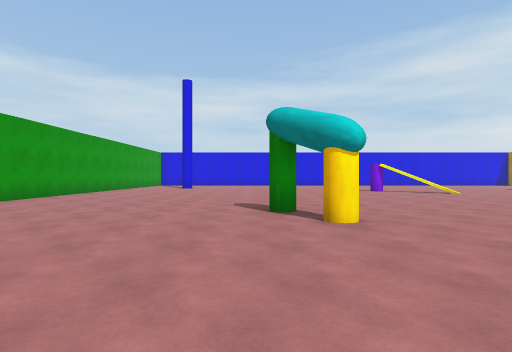
view 1 (above)

16 first-person views from a walk through a scene from a Unity 3-D project. The camera is 1.3 m above the floor, looks level and sees 80° across. The floor is counted in squares, 2 m on a side. Each view is taken from the middle of a square. On the plan, view 1 faces up. The plan holds only what a view shows up to about 10 squares ahead; the rest is blank.

view 2
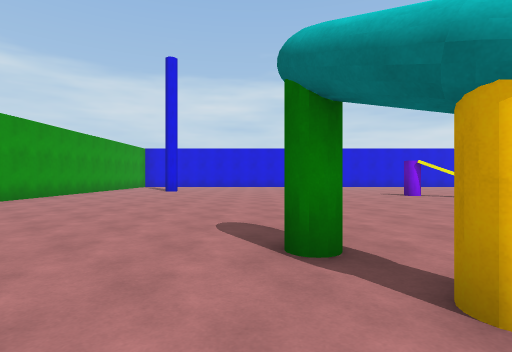

view 3
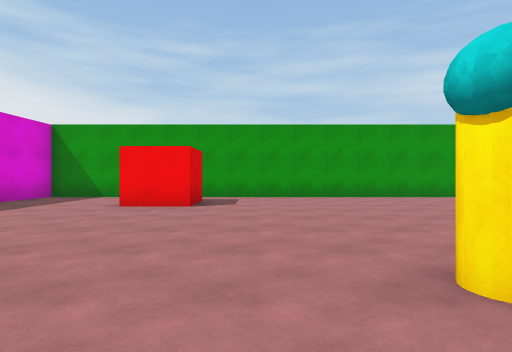

view 4
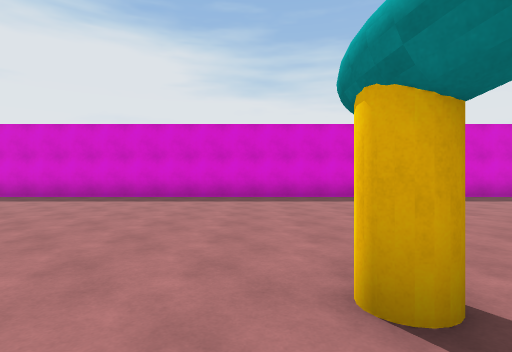

view 5
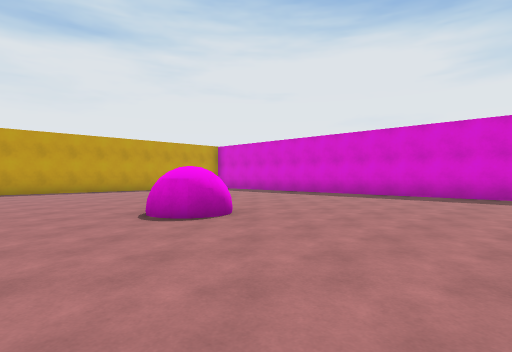

view 6
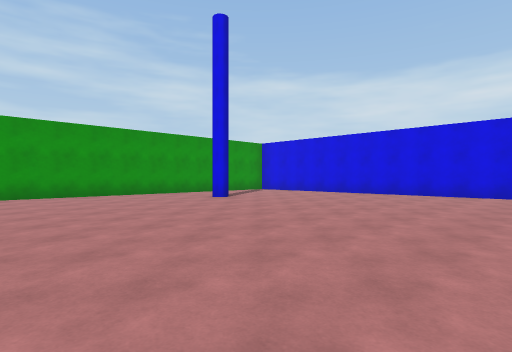

view 7
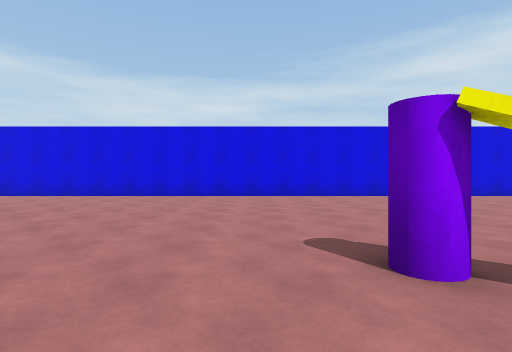

view 8
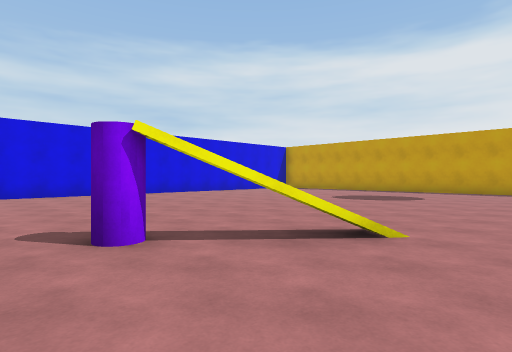

view 9
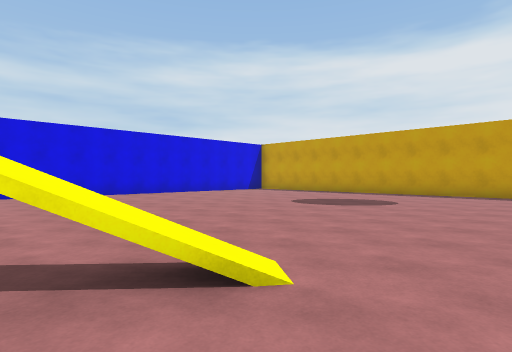

view 10
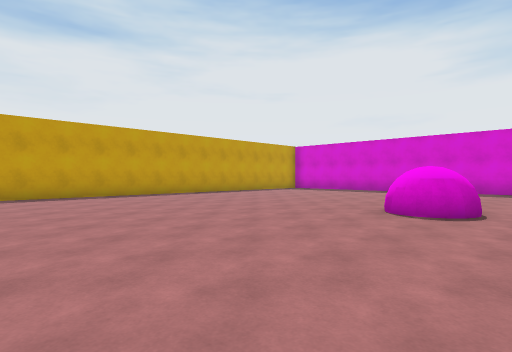

view 11
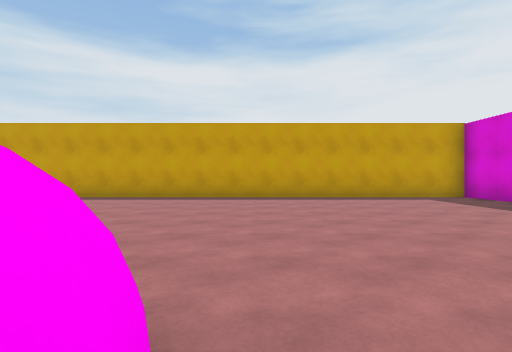

view 12
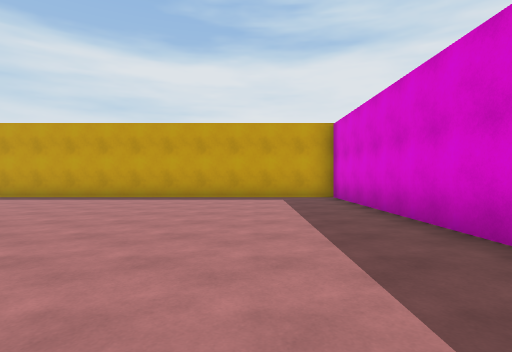

view 13
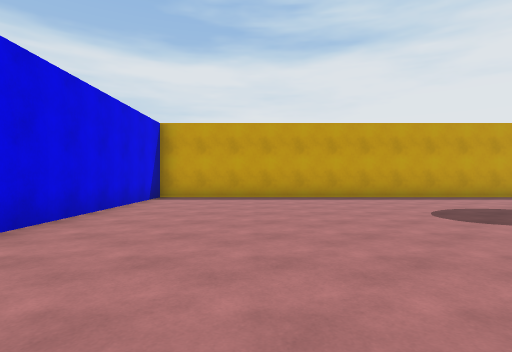

view 14
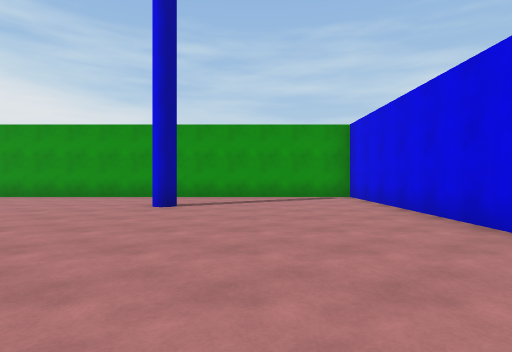

view 15
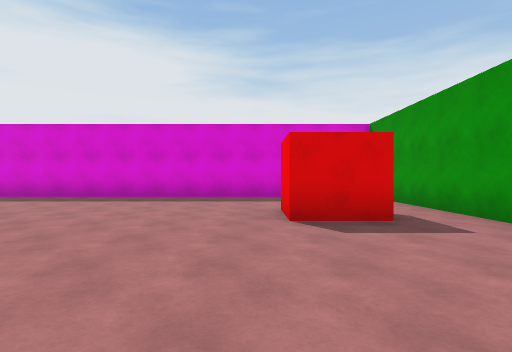

view 16
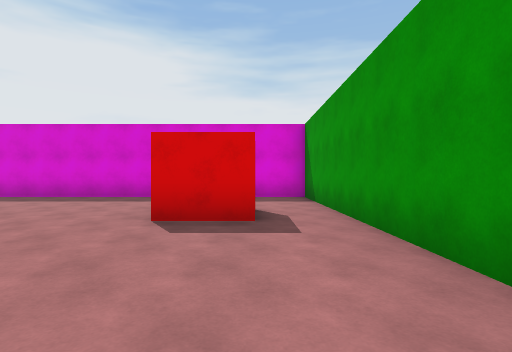

### Floor plan
Key: @ floor where view 1 was taken; # wall or solid block; . floor; = window, fence, low wall or low ledge; ^ raised ledge; O other object.
Columns run from 7 left of view 1 to 18 right of it. Each row starts with its distance up from view 1.
 21 ##########################
 20 #........................#
 19 #........................#
 18 #........................#
 17 #........................#
 16 #..#.....................#
 15 #........................#
 14 #........................#
 13 #...........O#...........#
 12 #............#=..........#
 11 #........................#
 10 #...................     #
  9 #........................#
  8 #........................#
  7 #........................#
  6 #......O#................#
  5 #........................#
  4 #.......O......^#........#
  3 #........................#
  2 #........................#
  1 #.##.....................#
  0 #.##...@.................#
 -1 #........................#
 -2 #........................#
 -3 #........................#
 -4 ##########################

Where each view was taken, in squares from view 1:
view 1: 0 up, 0 right, facing up
view 2: 3 up, 0 right, facing up
view 3: 3 up, 3 right, facing left
view 4: 6 up, 2 right, facing down
view 5: 7 up, 4 right, facing down-right
view 6: 10 up, 4 right, facing up-left
view 7: 11 up, 4 right, facing up
view 8: 10 up, 4 right, facing up-right
view 9: 10 up, 6 right, facing up-right
view 10: 10 up, 7 right, facing down-right
view 11: 3 up, 8 right, facing right
view 12: 1 down, 8 right, facing right
view 13: 18 up, 8 right, facing right
view 14: 18 up, 3 right, facing left
view 15: 6 up, 3 left, facing down
view 16: 6 up, 5 left, facing down
